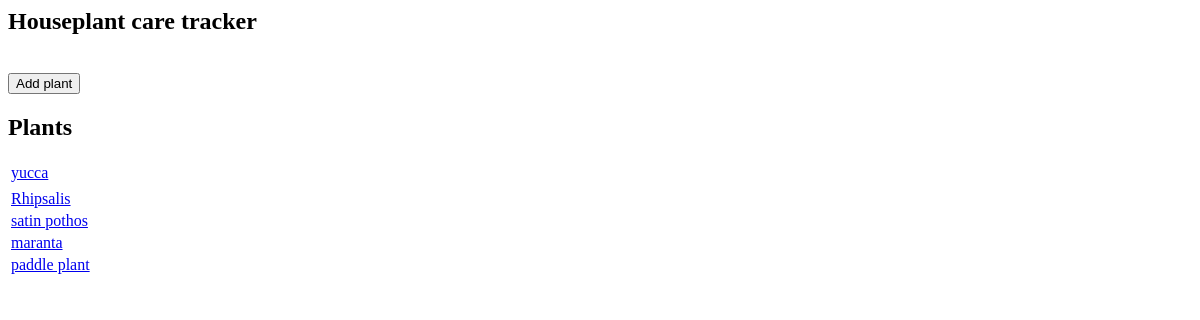
Page /home on the earlier database version.
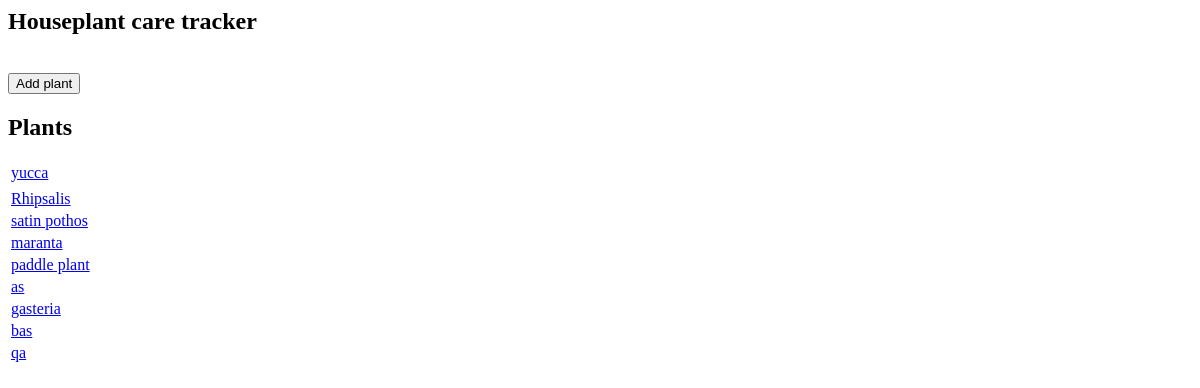
Same page on the later database version.
### add_plant.py (models this page shows, shortened)
class Houseplants(db.Model):
    id = db.Column(db.Integer, primary_key=True)
    houseplant_name = db.Column(db.String(45), nullable=False, unique = True)
    species = db.Column(db.String(45))
    family = db.Column(db.String(45))
    date_acquired = db.Column(db.Date)
    source = db.Column(db.String(45))

### add_plant.py (the view)
@app.route("/")
@app.route("/home")
def home():
    plants = Houseplants.query.all()
    return render_template('home.html', plants=plants)

### templates/home.html (shortened to what this page needs)
<html>
    <head>
    </head>
    <body>
      <h2>Houseplant care tracker</h2>
      <br>
      <button onclick="location.href='add'" type="button">
        Add plant</button>
      <br>
    <h2>Plants</h2>
    <table>
      {% for plant in plants %}
        <tr>
          <td>
            <a href="{{ url_for('plant', plant_id=plant.id) }}"> {{ plant.houseplant_name }} </a>
          </td>
        </tr>
        {% endfor %}
    </table>
  </body>
</html>
    </body>
</html>

Differences in the rows shown:
added Houseplants: houseplant_name "as"
added Houseplants: houseplant_name "gasteria"
added Houseplants: houseplant_name "bas"
added Houseplants: houseplant_name "qa"
